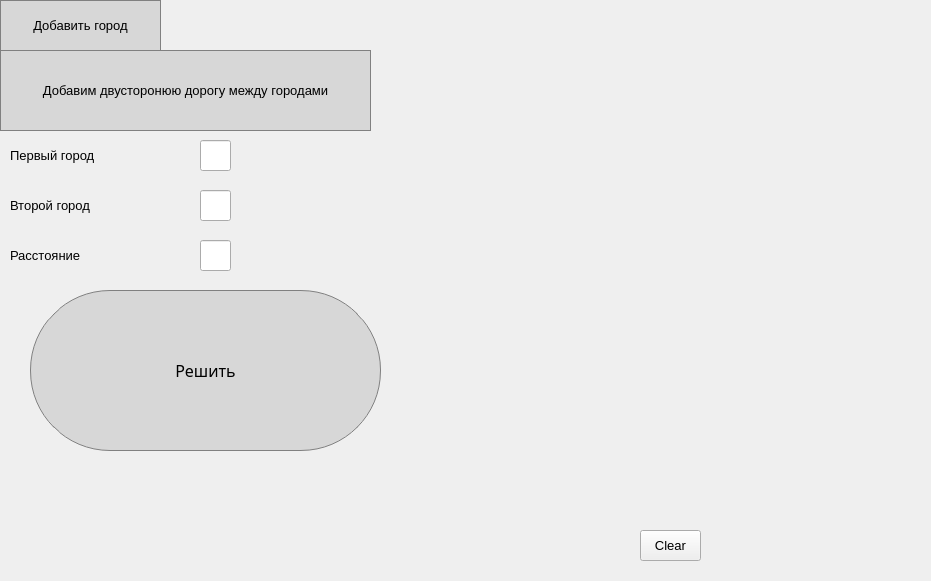
<?xml version="1.0" encoding="UTF-8"?>
<ui version="4.0">
 <class>TSP</class>
 <widget class="QMainWindow" name="TSP">
  <property name="geometry">
   <rect>
    <x>0</x>
    <y>0</y>
    <width>931</width>
    <height>581</height>
   </rect>
  </property>
  <property name="windowTitle">
   <string>TSP</string>
  </property>
  <property name="windowIcon">
   <iconset>
    <normaloff>qwerty.jpg</normaloff>qwerty.jpg</iconset>
  </property>
  <property name="styleSheet">
   <string notr="true">
QMainWindow
{
background-image: url(:/123.jpg);
};

</string>
  </property>
  <widget class="QWidget" name="centralwidget">
   <widget class="QWidget" name="verticalLayoutWidget">
    <property name="geometry">
     <rect>
      <x>430</x>
      <y>10</y>
      <width>501</width>
      <height>511</height>
     </rect>
    </property>
    <layout class="QVBoxLayout" name="verticalLayout"/>
   </widget>
   <widget class="QPushButton" name="Btn_Add_Top">
    <property name="geometry">
     <rect>
      <x>0</x>
      <y>0</y>
      <width>161</width>
      <height>51</height>
     </rect>
    </property>
    <property name="font">
     <font>
      <pointsize>10</pointsize>
     </font>
    </property>
    <property name="cursor">
     <cursorShape>PointingHandCursor</cursorShape>
    </property>
    <property name="styleSheet">
     <string notr="true">QPushButton {
  background-color: rgb(215, 215, 215);
  border: 1px solid gray;
}
QPushButton:pressed {
    background-color: qlineargradient(x1: 0, y1: 0, x2: 0, y2: 1,
                                      stop: 0 #BEBEBE, stop: 1 #D7D7D7);
}</string>
    </property>
    <property name="text">
     <string>Добавить город</string>
    </property>
   </widget>
   <widget class="QPushButton" name="Btn_Add_Edge_2">
    <property name="geometry">
     <rect>
      <x>0</x>
      <y>50</y>
      <width>371</width>
      <height>81</height>
     </rect>
    </property>
    <property name="font">
     <font>
      <pointsize>10</pointsize>
     </font>
    </property>
    <property name="cursor">
     <cursorShape>PointingHandCursor</cursorShape>
    </property>
    <property name="styleSheet">
     <string notr="true">QPushButton {
  background-color: rgb(215, 215, 215);
  border: 1px solid gray;
}
QPushButton:pressed {
    background-color: qlineargradient(x1: 0, y1: 0, x2: 0, y2: 1,
                                      stop: 0 #BEBEBE, stop: 1 #D7D7D7);
}</string>
    </property>
    <property name="text">
     <string>Добавим двусторонюю дорогу между городами</string>
    </property>
   </widget>
   <widget class="QPushButton" name="Btn_Calculate">
    <property name="geometry">
     <rect>
      <x>30</x>
      <y>290</y>
      <width>351</width>
      <height>161</height>
     </rect>
    </property>
    <property name="font">
     <font>
      <family>Stencil</family>
      <pointsize>12</pointsize>
      <weight>50</weight>
      <italic>false</italic>
      <bold>false</bold>
     </font>
    </property>
    <property name="cursor">
     <cursorShape>PointingHandCursor</cursorShape>
    </property>
    <property name="styleSheet">
     <string notr="true">QPushButton {
  background-color: rgb(215, 215, 215);
  border: 1px solid gray;
 border-radius: 80px;
}
QPushButton:pressed {
    background-color: qlineargradient(x1: 0, y1: 0, x2: 0, y2: 1,
                                      stop: 0 #BEBEBE, stop: 1 #D7D7D7);
}</string>
    </property>
    <property name="text">
     <string>Решить</string>
    </property>
   </widget>
   <widget class="QLabel" name="city1">
    <property name="geometry">
     <rect>
      <x>10</x>
      <y>140</y>
      <width>131</width>
      <height>31</height>
     </rect>
    </property>
    <property name="font">
     <font>
      <pointsize>10</pointsize>
     </font>
    </property>
    <property name="styleSheet">
     <string notr="true">background-color: rgb(71, 71, 71);
  color: white; 
  border: 1px solid black;
 border-radius: 10px;
    border-style: outset;
   
    padding: 5px;
pressed {
    background-color: qlineargradient(x1: 0, y1: 0, x2: 0, y2: 1,
                                      stop: 0 #FF7832, stop: 1 #FF9739);
}</string>
    </property>
    <property name="text">
     <string>Первый город</string>
    </property>
   </widget>
   <widget class="QLineEdit" name="City1">
    <property name="geometry">
     <rect>
      <x>200</x>
      <y>140</y>
      <width>31</width>
      <height>31</height>
     </rect>
    </property>
    <property name="font">
     <font>
      <pointsize>10</pointsize>
     </font>
    </property>
    <property name="styleSheet">
     <string notr="true">background-color: rgb(255, 71, 71);
  color: white; 
  border: 1px solid black;
 border-radius: 8px;
    border-style: outset;
   
    padding: 5px;
pressed {
    background-color: qlineargradient(x1: 0, y1: 0, x2: 0, y2: 1,
                                      stop: 0 #FF7832, stop: 1 #FF9739);
}
QLable {
  qproperty-alignment: 'AlignVCenter | AlignRight';
 }


</string>
    </property>
    <property name="text">
     <string/>
    </property>
    <property name="frame">
     <bool>true</bool>
    </property>
    <property name="alignment">
     <set>Qt::AlignCenter</set>
    </property>
    <property name="dragEnabled">
     <bool>false</bool>
    </property>
   </widget>
   <widget class="QLabel" name="s">
    <property name="geometry">
     <rect>
      <x>10</x>
      <y>240</y>
      <width>131</width>
      <height>31</height>
     </rect>
    </property>
    <property name="font">
     <font>
      <pointsize>10</pointsize>
     </font>
    </property>
    <property name="styleSheet">
     <string notr="true">background-color: rgb(71, 71, 71);
  color: white; 
  border: 1px solid black;
 border-radius: 10px;
    border-style: outset;
   
    padding: 5px;
pressed {
    background-color: qlineargradient(x1: 0, y1: 0, x2: 0, y2: 1,
                                      stop: 0 #FF7832, stop: 1 #FF9739);
}</string>
    </property>
    <property name="text">
     <string>Расстояние</string>
    </property>
   </widget>
   <widget class="QLineEdit" name="S">
    <property name="geometry">
     <rect>
      <x>200</x>
      <y>240</y>
      <width>31</width>
      <height>31</height>
     </rect>
    </property>
    <property name="font">
     <font>
      <pointsize>10</pointsize>
     </font>
    </property>
    <property name="styleSheet">
     <string notr="true">background-color: rgb(255, 71, 71);
  color: white; 
  border: 1px solid black;
 border-radius: 8px;
    border-style: outset;
   
    padding: 5px;
pressed {
    background-color: qlineargradient(x1: 0, y1: 0, x2: 0, y2: 1,
                                      stop: 0 #FF7832, stop: 1 #FF9739);
}</string>
    </property>
    <property name="frame">
     <bool>true</bool>
    </property>
    <property name="alignment">
     <set>Qt::AlignCenter</set>
    </property>
    <property name="dragEnabled">
     <bool>false</bool>
    </property>
   </widget>
   <widget class="QLabel" name="city2">
    <property name="geometry">
     <rect>
      <x>10</x>
      <y>190</y>
      <width>131</width>
      <height>31</height>
     </rect>
    </property>
    <property name="font">
     <font>
      <pointsize>10</pointsize>
     </font>
    </property>
    <property name="styleSheet">
     <string notr="true">background-color: rgb(71, 71, 71);
  color: white; 
  border: 1px solid black;
 border-radius: 10px;
    border-style: outset;
   
    padding: 5px;
pressed {
    background-color: qlineargradient(x1: 0, y1: 0, x2: 0, y2: 1,
                                      stop: 0 #FF7832, stop: 1 #FF9739);
}</string>
    </property>
    <property name="text">
     <string>Второй город</string>
    </property>
   </widget>
   <widget class="QLineEdit" name="City2">
    <property name="geometry">
     <rect>
      <x>200</x>
      <y>190</y>
      <width>31</width>
      <height>31</height>
     </rect>
    </property>
    <property name="font">
     <font>
      <pointsize>10</pointsize>
     </font>
    </property>
    <property name="styleSheet">
     <string notr="true">background-color: rgb(255, 71, 71);
  color: white; 
  border: 1px solid black;
 border-radius: 8px;
    border-style: outset;
   
    padding: 5px;
pressed {
    background-color: qlineargradient(x1: 0, y1: 0, x2: 0, y2: 1,
                                      stop: 0 #FF7832, stop: 1 #FF9739);
}</string>
    </property>
    <property name="frame">
     <bool>true</bool>
    </property>
    <property name="alignment">
     <set>Qt::AlignCenter</set>
    </property>
    <property name="dragEnabled">
     <bool>false</bool>
    </property>
   </widget>
   <widget class="QLabel" name="L_Result">
    <property name="geometry">
     <rect>
      <x>60</x>
      <y>470</y>
      <width>311</width>
      <height>41</height>
     </rect>
    </property>
    <property name="font">
     <font>
      <pointsize>10</pointsize>
     </font>
    </property>
    <property name="styleSheet">
     <string notr="true">color: rgb(168, 168, 129);</string>
    </property>
    <property name="text">
     <string/>
    </property>
   </widget>
   <widget class="QLabel" name="L_Path_length">
    <property name="geometry">
     <rect>
      <x>80</x>
      <y>530</y>
      <width>281</width>
      <height>41</height>
     </rect>
    </property>
    <property name="font">
     <font>
      <pointsize>10</pointsize>
     </font>
    </property>
    <property name="styleSheet">
     <string notr="true">color: rgb(168, 168, 129);</string>
    </property>
    <property name="text">
     <string/>
    </property>
   </widget>
   <widget class="QPushButton" name="L_Clear">
    <property name="geometry">
     <rect>
      <x>640</x>
      <y>530</y>
      <width>61</width>
      <height>31</height>
     </rect>
    </property>
    <property name="font">
     <font>
      <pointsize>10</pointsize>
     </font>
    </property>
    <property name="cursor">
     <cursorShape>PointingHandCursor</cursorShape>
    </property>
    <property name="styleSheet">
     <string notr="true">background-color: rgb(120, 71, 30);
  color: white; 
  border: 1px solid black;
 border-radius: 8px;
    border-style: outset;
   
    padding: 5px;
pressed {
    background-color: qlineargradient(x1: 0, y1: 0, x2: 0, y2: 1,
                                      stop: 0 #FF7832, stop: 1 #FF9739);
}</string>
    </property>
    <property name="text">
     <string>Clear</string>
    </property>
   </widget>
  </widget>
 </widget>
 <resources/>
 <connections/>
</ui>
